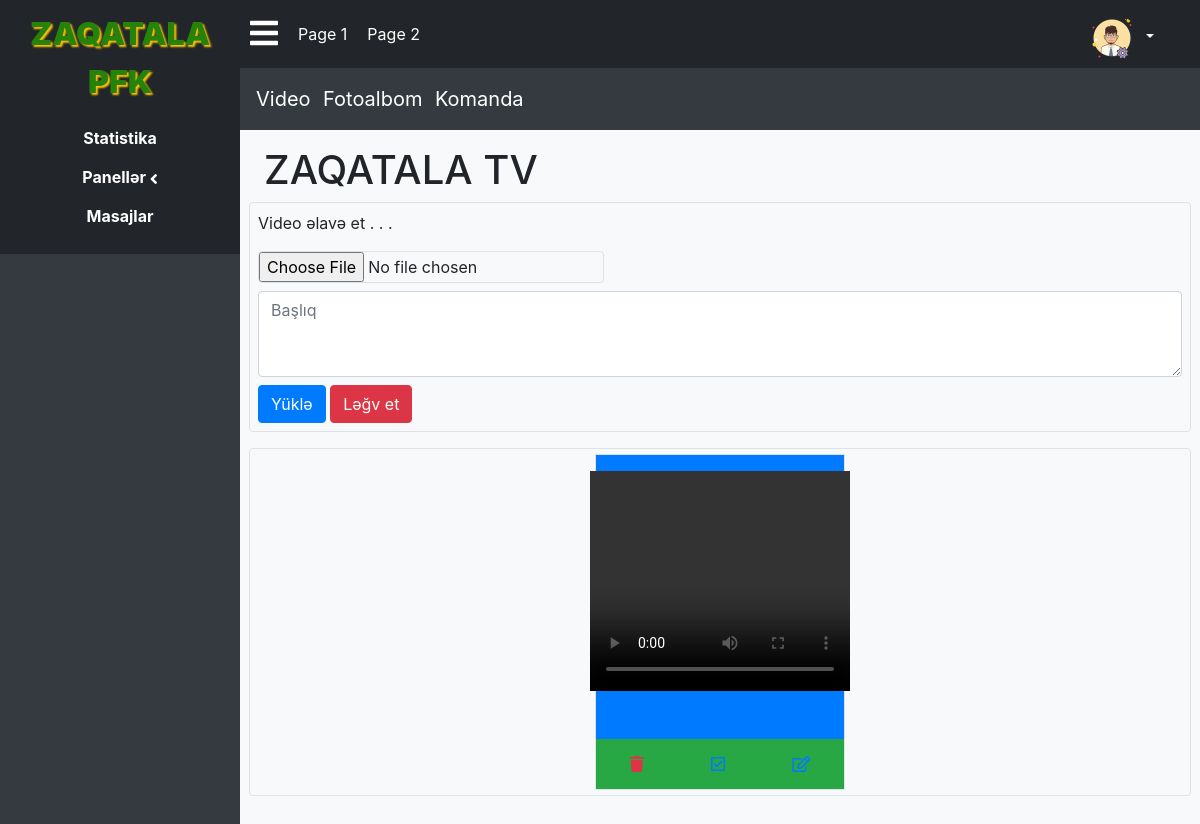
/admin/admin.php?page=home (signed in), run on an earlier commit of the app's database.
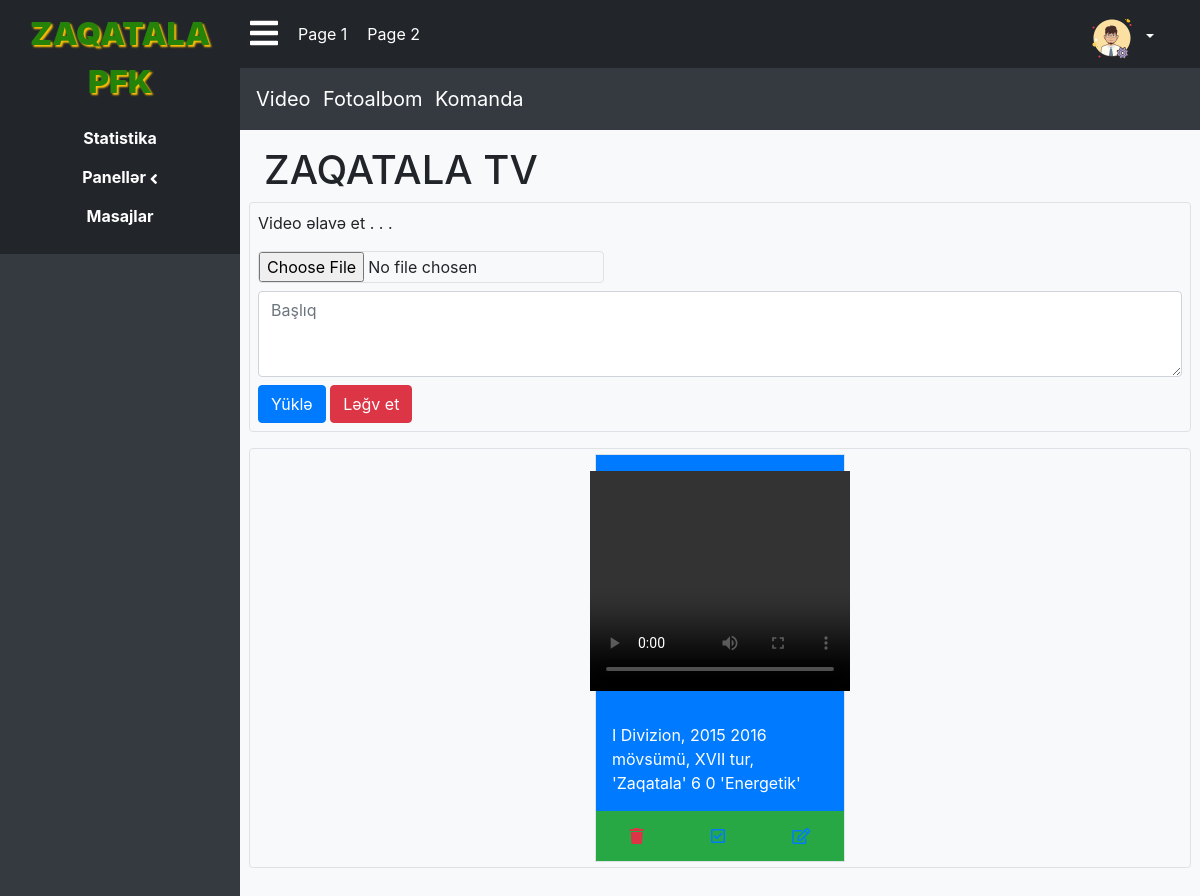
And on a later commit of the database.
### tables this page shows
CREATE TABLE IF NOT EXISTS `zaqatalatv` (
  `id` int NOT NULL AUTO_INCREMENT,
  `basliq` text NOT NULL,
  `video` varchar(100) NOT NULL,
  `date` timestamp NOT NULL DEFAULT CURRENT_TIMESTAMP,
  `status` int NOT NULL DEFAULT '0',
  PRIMARY KEY (`id`)
);

### admin/page/home.php (the view, shortened to what this page needs)
<?php
$text = "";
$video = "d-none";
?>
<div id="home" class="row">
    <div class="col-12 pb-4 mb-4">
        <div class="row">
            <div class="col-12 navbar-div bg-dark p-3">
                <ul class="list-inline m-0">
                    <li class="list-inline-item"><a href="admin.php?page=home&q=video">Video</a></li>
                    <li class="list-inline-item"><a href="admin.php?page=home&q=galeri">Fotoalbom</a></li>
                    <li class="list-inline-item"><a href="admin.php?page=home&q=team">Komanda</a></li>
                </ul>
            </div>
            <div class="col-12 my-3 px-4 <?=$video?>">
                <h1>ZAQATALA TV</h1>
                <div class="row border rounded p-2">
                    <p class="w-100">Video əlavə et . . .</p>
                    <form action="config.php" method="post" class="w-100" enctype="multipart/form-data">
                        <input type="file" name="file" class=" px-0 border rounded" />
                        <textarea name="text" placeholder="Başlıq" required class="col-12 form-control my-2" rows="3"><?=$text?></textarea>
                        <input type="submit" name="send" value="Yüklə" class="btn btn-primary">
                        <input type="reset" value="Ləğv et" class="btn btn-danger">
                    </form>
                </div>
                <div class="row justify-content-around border rounded mt-3">
                    <?php
                        $sql = "SELECT * FROM zaqatalatv ORDER BY `status` DESC";
                        $query = mysqli_query($conn, $sql);
                        while($res = mysqli_fetch_assoc($query)){
                            $check = ($res['status']) ? "-check" : "";
                            echo '<div class="col bg-primary p-0 border">
                                    <div class="row p-3 justify-content-center ">
                                        <video class="" style="height: 220px; max-width: 260px" src="../media/video/'.$res['video'].'" controls></video>
                                    </div>
                                    <p class="p-3 text-white m-0">'.$res['basliq'].'</p>
                                    <div class="col-12 bg-success px-0" style="height: 50px">
                                        <div class="row align-items-center justify-content-around m-0 h-100">
                                            <span class=""><a href="config.php?query=video_delete_tv&id='.$res['id'].'"><i class="text-danger fas fa-trash"></i></a></span>
                                            <span class=""><a href="config.php?query=video_status_tv&id='.$res['id'].'"><i class="far fa'.$check.'-square"></i></a></span>
                                            <span class=""><a href="admin.php?page=home&q=video&action=edit&id='.$res['id'].'"><i class="far fa-edit"></i></a></span>
                                        </div>
                                    </div>
                                </div>';
                        }
                    ?>
                </div>
            </div>
        </div>
    </div>
</div>

What changed in the data, as far as the page shows it:
removed zaqatalatv: status 1 (drawn)
added zaqatalatv: basliq "I Divizion, 2015 2016 mövsümü, XVII tur, 'Zaqatala' 6 0 'Energetik'", status 1 (drawn)
